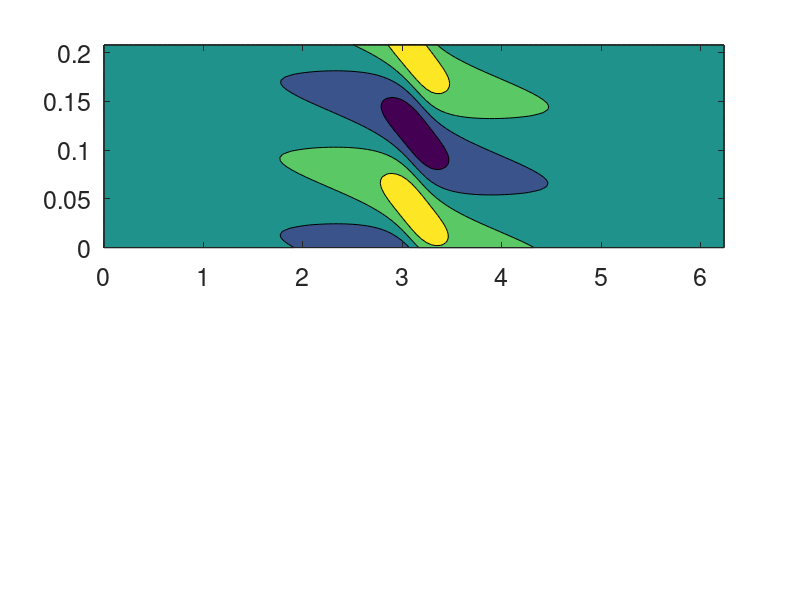

Source code (MATLAB): (Note: this script raises an error after producing the figure.)
clear all
% This calculates the linear response to an isolated mountain, like 
% a Gaussian hump or the Witch of Agnesi. 

% Code by G. K. Vallis

% Change the values of the parameters wide and hydro to see different 
% solutions.
% Set the parameter agnesi to set Witch of Agnesi or Gaussian.

% set(0,'DefaultAxesFontName','Myriad Pro') % comment out if needed
% set(gca, 'FontName', 'Myriad Pro')

% Set resolution and domain
nmax = 128 ;
xmax = nmax;
zmax = 64;
kmax = nmax; 
lx = 2*pi*(1-1/xmax);


% Choose whether hump is thin or wide
% giving a shallow or deep solution respectively. 
wide = 1   %  set wide = 1 for wide mountain, otherwise 0

% For hydrostatic flow over a hump set hydro = 1
% regardless of setting of shallow or deep
hydro = 1

% Choose Witch of Agnesi (agnesi = 1) or Gaussian hump (agnesi = 0).
agnesi= 1

% Common parameters for deep or shallow:
    U = 1;
    N = 5. *1.25;
    lz = 2 ;
    h0 = 1.2*U/N ;
if(wide)
    a = 2.*U/N;  % long waves 
else
    a = U/(2*N); % short waves
end

% Hydrostatic case:
if(hydro)
    U = 1. ;
    N = 40. ;
    a = 10.*U/N ;
    h0 = 0.7*U/N ;
    lz = lx/30 ;
end


% --------------------------

% Now find solution:
x = linspace(0,lx,xmax);
z = linspace(0.,lz,zmax);
%z2 = linspace(-0.5,lz,zmax);
[X,Z] = meshgrid(x,z);
unit = linspace(-0.22,-0.22,xmax);
unit2 = linspace(-0.2,-0.2,xmax);
zero = linspace(0,0,xmax);

hgauss = h0*exp(-(x-pi).^2/a^2);
hgauss = hgauss  - mean(hgauss);

hagn = h0*a^2./(a^2 + (x - 0.5*lx).^2) ;
hagn = hagn  - mean(hagn);

if(agnesi)
    h = hagn;    % Witch of Agnesi solution
else
    h = hgauss;  % Gaussian hump
end

hsize = size(h);
 
% For a contour plot:
for p = 1:xmax
    for q = 1:zmax
        if Z(q,p) > h(p)
            H(q,p) = 0 ;
        else
            H(q,p) = 0.2  ;
        end
    end
end


% Now calculate FFT for the mountain
hf = fft(h) ;
% check for inverse
h2 = ifft(hf);

for j=1:nmax/2
    k = (j -1) ;
    dhf(j) = i*k*hf(j) ;  
end
for j=nmax/2+1:nmax
    k= j - (nmax+1) ; 
    dhf(j) = i*k*hf(j) ;
end


% Now calculate solutions for each Fourier mode, part I
 for j=1:nmax/2
     k = j -1 ;
     % Fist calculate the vertical wavenumner
     m2 = (N^2/U^2 - k^2);
     mr = -real(sqrt(m2));
     mi = -imag(sqrt(m2));
     m(j) = mr + i*mi;
     %
     w1(j) = -i*U*k*hf(j); 
     u1(j) = i*U*m(j)*hf(j);
     p1(j) = -i*U^2*m(j)*hf(j);
     psi1(j) = U*hf(j);
 % Now calculate the vertical variation for each wavenumber
   for q=1:zmax
       wkz(j,q) = w1(j)*exp(-i*m(j)*z(q));
       ukz(j,q) = u1(j)*exp(-i*m(j)*z(q));
       pkz(j,q) = p1(j)*exp(-i*m(j)*z(q));
       psikz(j,q) = psi1(j)*exp(-i*m(j)*z(q));
   end
 end
 % Now calculate solutions for each Fourier mode, part II
 for j=nmax/2 + 1:nmax
     k = j - (nmax+1);
     % First calculate the vertical wavenumner
     m2 = (N^2/U^2 - k^2);
     mr = -real(sqrt(m2));
     mi = imag(sqrt(m2));
     m(j) = mr + i*mi;
     %
     w1(j) = i*U*k*hf(j); 
     u1(j) = -i*U*m(j)*hf(j);
     p1(j) = i*U^2*m(j)*hf(j);
     psi1(j) = U*hf(j);
 % Now calculate the vertical variation for each wavenumber
   for q=1:zmax
       wkz(j,q) = w1(j)*exp(i*m(j)*z(q));
       ukz(j,q) = u1(j)*exp(i*m(j)*z(q));
       pkz(j,q) = p1(j)*exp(i*m(j)*z(q));
       psikz(j,q) = psi1(j)*exp(i*m(j)*z(q));
   end
 end
  
% Now calculate the physical space fields
% wxzsize=size(wxz)
 for q = 1:zmax
     wxz(q,1:xmax) = ifft(wkz(1:nmax,q));
     uxz(q,1:xmax) = ifft(ukz(1:nmax,q));
     pxz(q,1:xmax) = ifft(pkz(1:nmax,q));
     psixz(q,1:xmax) = ifft(psikz(1:nmax,q));
 end
 
 psiP = psixz(2:zmax,:);
 ZP    = Z(2:zmax,:);
 XP    = X(2:zmax,:);
 
  wxzsize=size(wxz);
 % Now reconstruct the z variation;
 
minusp = -pxz ;
psitot = psixz -1*U*Z;
psitotP = psiP - U*ZP;

labelfont=18 ;
axisfont=14 ;

% Here we arbitrarily plot minus pressure just to get nicer shading
figure(1)
subplot(2,1,1)
hold off
contourf(X,Z,-real(pxz),4,'k')  % use 5 or 6 for long waves
set(gca,'Fontsize',labelfont)
%contourf(XP,ZP,real(pxzP),5,'k')
colormap gray(128)
temp = colormap;
colormap2 = temp(96:128,:);
colormap(colormap2)
ylabel('Height,\it z','Fontsize',labelfont)
title('Pressure','Fontsize',labelfont,'Fontweight','normal')

hold on
subplot(2,1,2)
hold off
contour(X,Z,real(psitot),8,'k')  % 8 is good for long waves
set(gca,'Fontsize',labelfont)
hold on
hh = area(x,h,-0.2) ;
set(hh,'FaceColor',[0.3 0.3 0.3])
axis([0 lx -lz/50. lz])
xlabel('Horizontal distance,\it x','Fontsize',labelfont)
ylabel('Height,\it z','Fontsize',labelfont)
title('Streamfunction','Fontsize',labelfont,'Fontweight','normal')
%set(gca, 'FontName', 'Times')
set(gcf,'color','w');

% Uncomment one of the following if you wish, to print a PDF or EPS
%savefig('hump','pdf')
%savefig('humpe','eps')
%saveas(gcf,'hump3', 'pdf')
% export_fig  hump1.pdf
% export_fig  hump1.eps
print -depsc2 hump.eps
print -dpdf hump.pdf

return
